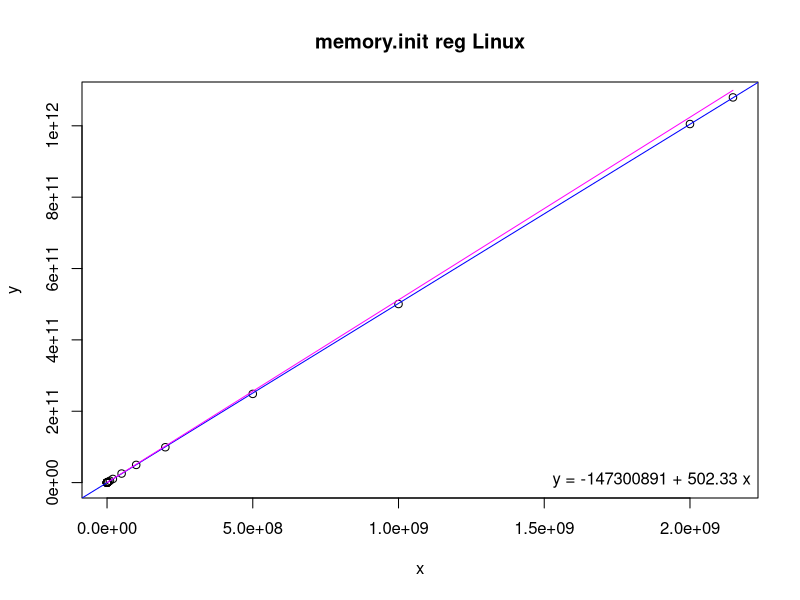
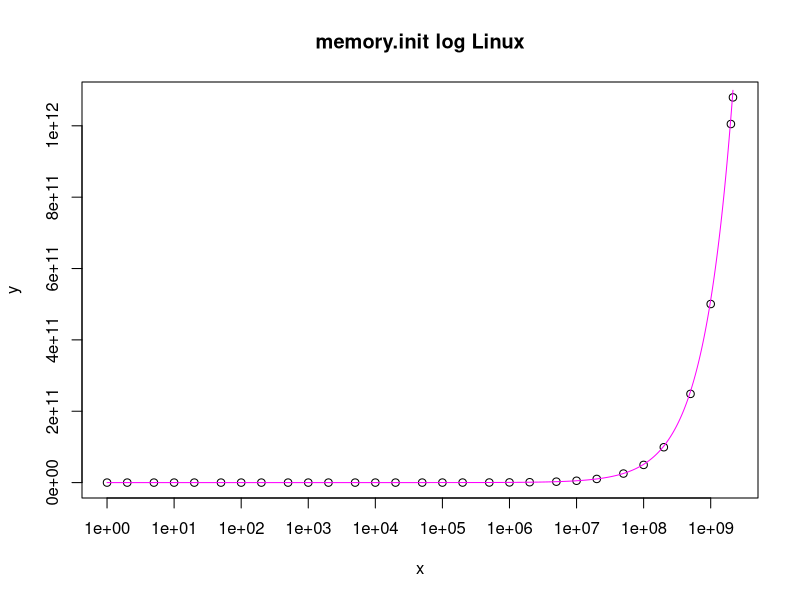

Here is the R script that generated these plots, in order:
# Input data
x <- c(1,2,5,10,20,50,100,200,500,1000,2000,5000,10000,20000,50000,100000,200000,500000,1000000,2000000,5000000,10000000,20000000,50000000,100000000,200000000,500000000,1000000000,2000000000,2147483647)
y <- c(3026500,3019500,3014700,3014200,3015700,3019000,3026600,3032700,3060200,3087500,3118700,5106600,7873400,11859000,28619000,54056000,104550000,256170000,512100000,1034900000,2597900000,5172300000,10261000000,25331000000,49592000000,99102000000,248620000000,500490000000,1005000000000,1079600000000)

# Linear regression
model <- lm(y ~ x)
coefs <- coef(model)

# Print regression coefficients
print(coefs)

# Estimating function
fe <- function(x) {
  3100000 + (((x + 64 - 1) / 64) * 32768)
}

# Estimated values
xe <- seq(1, 2147483647, by = 10000)
ye <- fe(xe)

png("memory-init-reg.png")
plot(x, y, main = "memory.init reg Linux")
abline(model, col = "blue")
lines(xe, ye, col = "magenta")
legend("bottomright", legend = sprintf("y = %.0f + %.2f x", coefs[1], coefs[2]), bty = "n")

png("memory-init-log.png")
plot(x, y, log = "x", main = "memory.init log Linux")
lines(xe, ye, col = "magenta")
